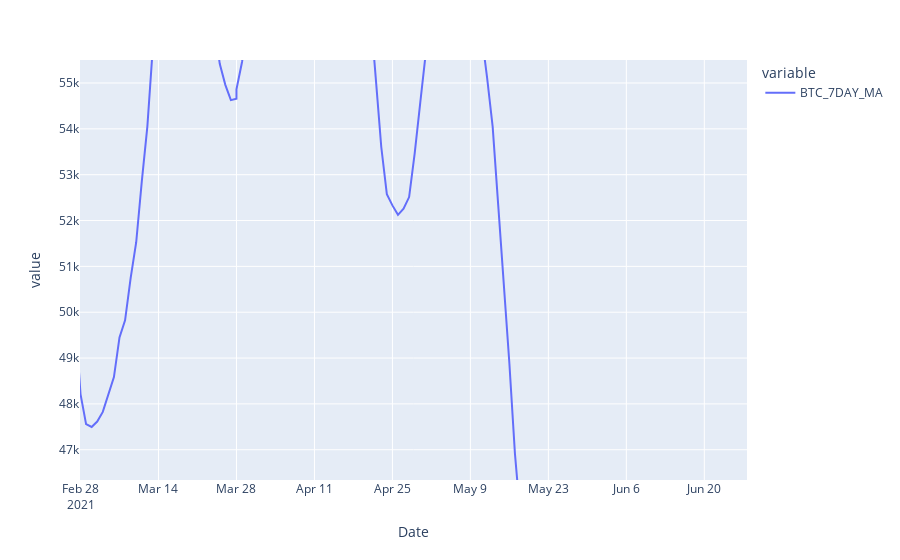

This figure's notebook cell:
### Code cell
fig = px.line(crypto, y=['BTC_7DAY_MA'] )
fig.show()

### Figure 1 — Plotly figure (JSON) as saved in the notebook; plotly's stock layout.template omitted (floating-point values rounded to 4 significant figures; data arrays with more than 128 entries replaced by an {"elided": "..."} marker saying what was removed)
{"data": [{"hovertemplate": "variable=BTC_7DAY_MA<br>Date=%{x}<br>value=%{y}<extra></extra>", "legendgroup": "BTC_7DAY_MA", "line": {"color": "#636efa", "dash": "solid"}, "marker": {"symbol": "circle"}, "mode": "lines", "name": "BTC_7DAY_MA", "orientation": "v", "showlegend": true, "type": "scatter", "x": {"elided": "268 str values"}, "xaxis": "x", "y": {"elided": "268 float values"}, "yaxis": "y"}], "layout": {"autosize": true, "legend": {"title": {"text": "variable"}, "tracegroupgap": 0}, "margin": {"t": 60}, "xaxis": {"anchor": "y", "autorange": false, "domain": [0, 1], "range": ["2021-02-27 21:47:11.5257", "2021-06-27 15:57:46.8199"], "title": {"text": "Date"}, "type": "date"}, "yaxis": {"anchor": "x", "autorange": false, "domain": [0, 1], "range": [46340.0, 55500.0], "title": {"text": "value"}, "type": "linear"}}}
